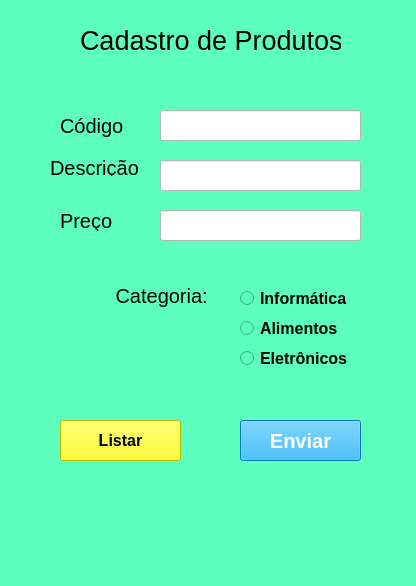
<?xml version="1.0" encoding="UTF-8"?>
<ui version="4.0">
 <class>MainWindow</class>
 <widget class="QMainWindow" name="MainWindow">
  <property name="geometry">
   <rect>
    <x>0</x>
    <y>0</y>
    <width>416</width>
    <height>586</height>
   </rect>
  </property>
  <property name="windowTitle">
   <string>MainWindow</string>
  </property>
  <property name="styleSheet">
   <string notr="true">background-color: rgb(92, 255, 187);</string>
  </property>
  <widget class="QWidget" name="centralwidget">
   <widget class="QLabel" name="label">
    <property name="geometry">
     <rect>
      <x>80</x>
      <y>30</y>
      <width>261</width>
      <height>21</height>
     </rect>
    </property>
    <property name="font">
     <font>
      <pointsize>20</pointsize>
     </font>
    </property>
    <property name="text">
     <string>Cadastro de Produtos</string>
    </property>
   </widget>
   <widget class="QLabel" name="label_2">
    <property name="geometry">
     <rect>
      <x>60</x>
      <y>110</y>
      <width>81</width>
      <height>31</height>
     </rect>
    </property>
    <property name="font">
     <font>
      <pointsize>15</pointsize>
     </font>
    </property>
    <property name="text">
     <string>Código</string>
    </property>
   </widget>
   <widget class="QLabel" name="label_3">
    <property name="geometry">
     <rect>
      <x>50</x>
      <y>160</y>
      <width>101</width>
      <height>16</height>
     </rect>
    </property>
    <property name="font">
     <font>
      <pointsize>15</pointsize>
     </font>
    </property>
    <property name="text">
     <string>Descrição</string>
    </property>
   </widget>
   <widget class="QLabel" name="label_4">
    <property name="geometry">
     <rect>
      <x>60</x>
      <y>210</y>
      <width>71</width>
      <height>21</height>
     </rect>
    </property>
    <property name="font">
     <font>
      <pointsize>15</pointsize>
     </font>
    </property>
    <property name="text">
     <string>Preço</string>
    </property>
   </widget>
   <widget class="QLineEdit" name="lineEdit">
    <property name="geometry">
     <rect>
      <x>160</x>
      <y>110</y>
      <width>201</width>
      <height>31</height>
     </rect>
    </property>
    <property name="styleSheet">
     <string notr="true">background-color: rgb(255, 255, 255);</string>
    </property>
   </widget>
   <widget class="QLineEdit" name="lineEdit_2">
    <property name="geometry">
     <rect>
      <x>160</x>
      <y>160</y>
      <width>201</width>
      <height>31</height>
     </rect>
    </property>
    <property name="styleSheet">
     <string notr="true">background-color: rgb(255, 255, 255);</string>
    </property>
   </widget>
   <widget class="QLineEdit" name="lineEdit_3">
    <property name="geometry">
     <rect>
      <x>160</x>
      <y>210</y>
      <width>201</width>
      <height>31</height>
     </rect>
    </property>
    <property name="styleSheet">
     <string notr="true">background-color: rgb(255, 255, 255);</string>
    </property>
   </widget>
   <widget class="QRadioButton" name="radioButton">
    <property name="geometry">
     <rect>
      <x>240</x>
      <y>290</y>
      <width>121</width>
      <height>17</height>
     </rect>
    </property>
    <property name="font">
     <font>
      <pointsize>12</pointsize>
      <weight>75</weight>
      <bold>true</bold>
     </font>
    </property>
    <property name="text">
     <string>Informática</string>
    </property>
   </widget>
   <widget class="QRadioButton" name="radioButton_2">
    <property name="geometry">
     <rect>
      <x>240</x>
      <y>320</y>
      <width>101</width>
      <height>17</height>
     </rect>
    </property>
    <property name="font">
     <font>
      <pointsize>12</pointsize>
      <weight>75</weight>
      <bold>true</bold>
     </font>
    </property>
    <property name="text">
     <string>Alimentos</string>
    </property>
   </widget>
   <widget class="QRadioButton" name="radioButton_3">
    <property name="geometry">
     <rect>
      <x>240</x>
      <y>350</y>
      <width>111</width>
      <height>17</height>
     </rect>
    </property>
    <property name="font">
     <font>
      <pointsize>12</pointsize>
      <weight>75</weight>
      <bold>true</bold>
     </font>
    </property>
    <property name="text">
     <string>Eletrônicos</string>
    </property>
   </widget>
   <widget class="QLabel" name="label_5">
    <property name="geometry">
     <rect>
      <x>110</x>
      <y>280</y>
      <width>111</width>
      <height>31</height>
     </rect>
    </property>
    <property name="font">
     <font>
      <pointsize>15</pointsize>
     </font>
    </property>
    <property name="text">
     <string> Categoria:</string>
    </property>
   </widget>
   <widget class="QPushButton" name="pushButton">
    <property name="geometry">
     <rect>
      <x>240</x>
      <y>420</y>
      <width>121</width>
      <height>41</height>
     </rect>
    </property>
    <property name="font">
     <font>
      <pointsize>15</pointsize>
      <weight>75</weight>
      <bold>true</bold>
     </font>
    </property>
    <property name="styleSheet">
     <string notr="true">background-color: rgb(0, 170, 255);
color: rgb(255, 255, 255);</string>
    </property>
    <property name="text">
     <string>Enviar</string>
    </property>
   </widget>
   <widget class="QPushButton" name="pushButton_2">
    <property name="geometry">
     <rect>
      <x>60</x>
      <y>420</y>
      <width>121</width>
      <height>41</height>
     </rect>
    </property>
    <property name="font">
     <font>
      <pointsize>12</pointsize>
      <weight>75</weight>
      <bold>true</bold>
     </font>
    </property>
    <property name="styleSheet">
     <string notr="true">background-color: rgb(255, 255, 0);</string>
    </property>
    <property name="text">
     <string>Listar</string>
    </property>
   </widget>
  </widget>
  <widget class="QMenuBar" name="menubar">
   <property name="geometry">
    <rect>
     <x>0</x>
     <y>0</y>
     <width>416</width>
     <height>21</height>
    </rect>
   </property>
  </widget>
  <widget class="QStatusBar" name="statusbar"/>
 </widget>
 <resources/>
 <connections/>
</ui>
